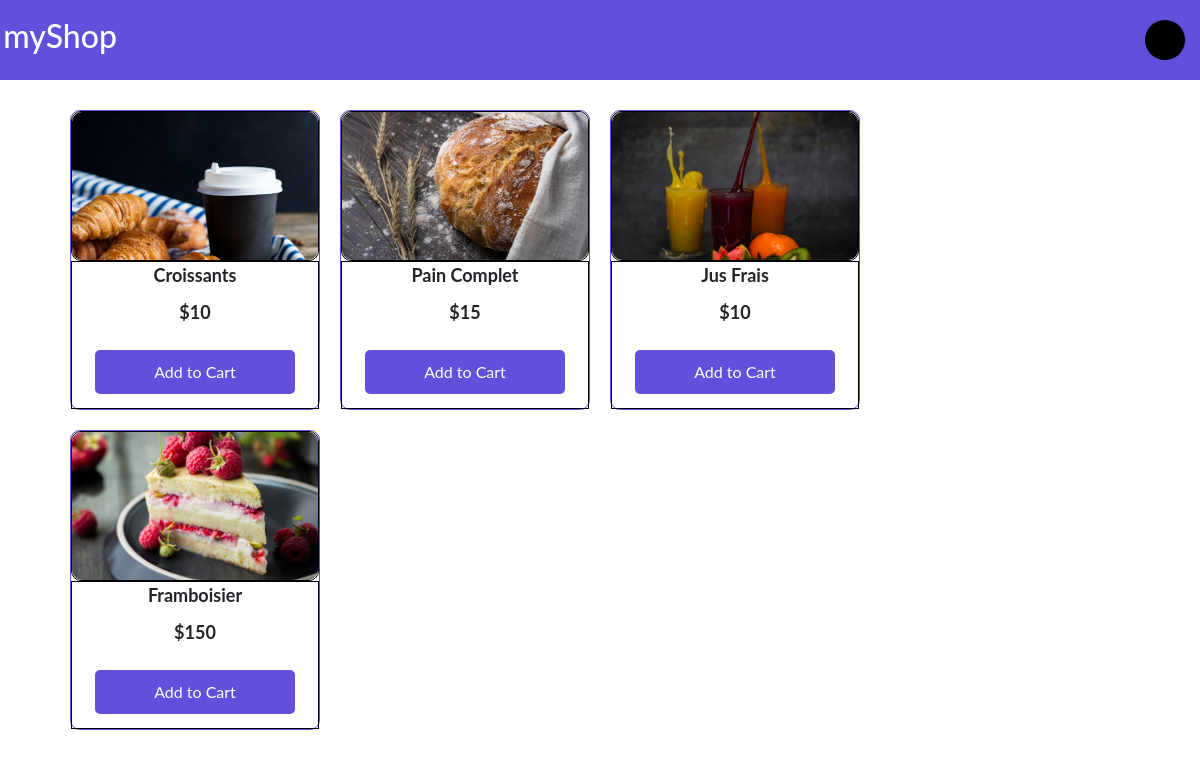
The page / on the database its author committed.
### store/models.py (models this page shows, shortened)
class Product(models.Model):
    name = models.CharField(max_length=50)
    price = models.IntegerField()
    picture = models.ImageField(upload_to='img', default='')

### store/views.py (the view)
# urls.py: path('', views.index, name='index'),
def index(request):
    products = Product.objects.all()
    if request.user.is_authenticated:
        cart, created = Cart.objects.get_or_create(user=request.user, completed=False)
    context={'products':products}
    return render(request, 'index.html', context)

### store/templates/index.html
{% extends 'base.html' %}
{% block content %}
    <div class="container">
        {% for product in products  %}
        <div class="productContainer">
            <div class="thumbnail">
                <img src="{{product.picture.url}}" alt="">
            </div>
            <div class="action">
                <p>{{product.name}}</p>
                <p>${{product.price}}</p>
                <button value="{{product.id}}">Add to Cart</button>
            </div>
        </div>
        {% endfor %}
    </div>
{% endblock content %}

### store/templates/base.html (shortened to what this page needs)
<!DOCTYPE html>
{% load static %}
<html lang="en">
<head>
    <link href="https://cdn.jsdelivr.net/npm/bootstrap@5.0.2/dist/css/bootstrap.min.css" rel="stylesheet">
    <link rel="stylesheet" href="{% static 'css/all.css' %}">
    <link rel="stylesheet" href="{% static 'css/style.css' %}">
</head>
<body>
    <nav>
        <div class="logo">
            <a href="{% url 'index' %}"><h2>myShop</h2></a>
        </div>
        <div class="cart">
            <a href="{% url 'cart' %}" style="color:white; text-decoration:none">
                 <div class="cart-container">
                    <div class="cartitems"><p id="num_of_items">{{cart.num_of_items}}</p></div>
                </div>
            </a>
        </div>
    </nav>
     {% block content %}
     {% endblock content %}
</body>
</html>

### store/static/css/style.css (style rules this page uses)
* { padding: 0px; margin:0px; box-sizing: border-box; font-family: 'Lato', sans-serif; }
nav { background-color: #6050DC; color: white; width: 100%; height: 80px; padding: 0px 10px 0px 10px; display:flex; align-items: center; justify-content: space-between; }
.logo { width: 100px; height: 60px; display: flex; align-items: center; justify-content: center; }
.cart { width: 300px; height: auto; display: flex; align-items: center; justify-content: space-between; }
.cart-container { width: 50px; height: 50px; display: flex; align-items: center; justify-content: center; flex-direction: column; }
.cart-container .cartitems { width: 40px; height: 40px; border-radius: 40px; background-color: black; color: white; display: flex; align-items: center; justify-content: center; }
.container { width: 90%; height: auto; padding: 10px 10px 10px 10px; margin: auto; margin-top: 20px; display: flex; align-items: center; justify-content: flex-start; flex-wrap: wrap }
.productContainer { width: 250px; height: 300px; border: 1px solid #6050DC; border-radius: 10px; display: flex; align-items: center; justify-content: space-between; flex-direction: column; margin-bottom: 20px; margin-right: 20px; }
.thumbnail { width: 100%; height: 150px; border: 1px solid black; border-radius: 10px; }
.thumbnail img { width: 100%; height: 100%; border-radius: 10px; object-fit: cover; }
.action { width: 100%; height: 150px; border: 1px solid black; display: flex; align-items: center; justify-content: space-between; flex-direction: column; }
.action p { font-size: 18px; margin-bottom: 10px; font-weight: bold; }
.productContainer button { background-color: #6050DC; width: 200px; padding: 10px 10px 10px 10px; color: white; border: none; font-size: 16px; cursor: pointer; border-radius: 5px; margin: auto; }

### store/templates/base.html (style rules this page uses)
a { color: white; text-decoration: none; }

### rows shown on the page
Product: picture (picture), name "Croissants", price "10", {{ product.id }} 1 (drawn)
Product: picture (picture), name "Pain Complet", price "15", {{ product.id }} 2 (drawn)
Product: picture (picture), name "Jus Frais", price "10", {{ product.id }} 3 (drawn)
Product: picture (picture), name "Framboisier", price "150", {{ product.id }} 4 (drawn)
